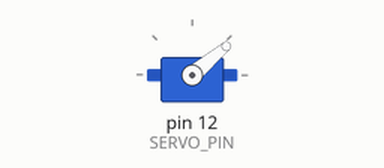
The sketch below on a simulated Arduino Uno, built with avr-gcc and run on an emulated ATmega328P. On the bench: servo.

Above: at 0.05 s.
At 4.5 s:
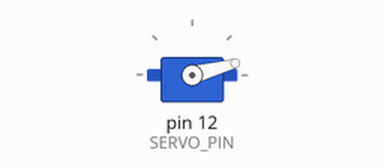
Timing chart, 0 to 5.9 s (numbered marks = the images above):
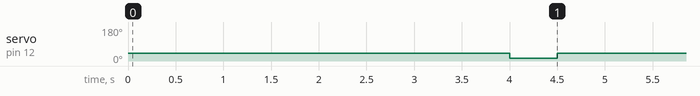

The sketch:

morbid-gamma.ino
```cpp
// Duration between trigger presses
// Maximum: 4294967295 ms =~ 50 days
#define TRIGGER_INTERVAL 4000
#define TRIGGER_DURATION 500
// Number of degrees to turn
#define ANGULAR_DISTANCE 25
#define INVERT 1
#define ACTIVE_ZONE_START 15

#define SERVO_PIN 12
#define LED_PIN 13

#define UNTRIGGER_POS (ACTIVE_ZONE_START + (INVERT?ANGULAR_DISTANCE:0))
#define TRIGGER_POS (ACTIVE_ZONE_START + (INVERT?0:ANGULAR_DISTANCE))

#include <Servo.h>

Servo servo;

void setup() {
  servo.attach(SERVO_PIN);
  servo.write(UNTRIGGER_POS);
  digitalWrite(LED_PIN, LOW);
}


void loop() {
  // Stopping mechanism
  while(TRIGGER_INTERVAL == 0);
  while(true) {
    servo.write(UNTRIGGER_POS);
    digitalWrite(LED_PIN, LOW);
    delay(TRIGGER_INTERVAL);
    servo.write(TRIGGER_POS);
    digitalWrite(LED_PIN, HIGH);
    delay(TRIGGER_DURATION);
  }
}
```

Measured:
- by itself, servo on pin 12 (SERVO_PIN): alternates 40° for 4.0 s and 15° for 0.50 s
